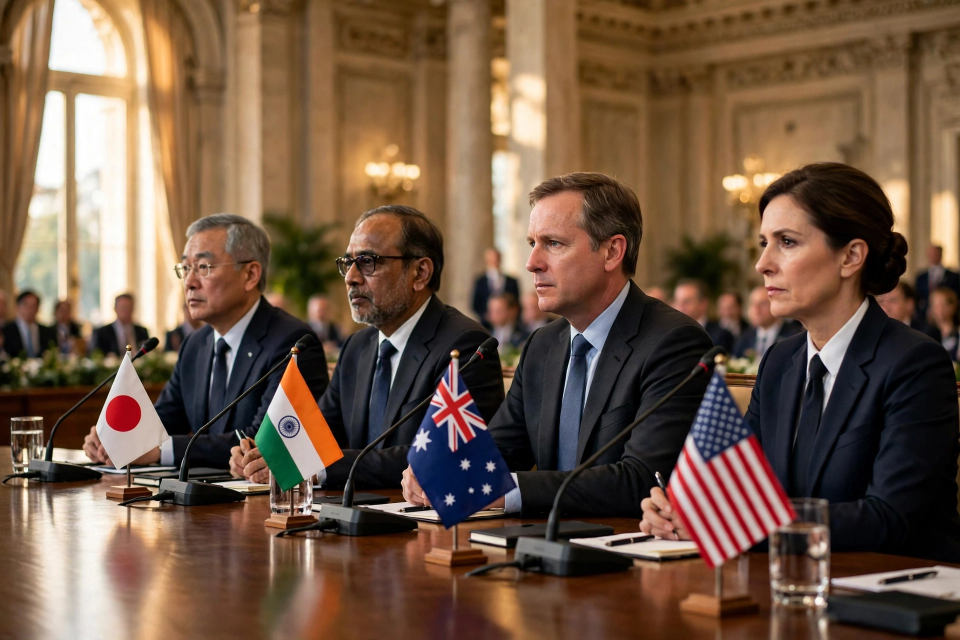
#> input picture work/photos/media-generation-manila-summit-0-3ade7168-34e7-450c-894a-606a2a1e9d36.webp, 1920 x 1280 px (shown at 1/2 size)
$ python compose.py
#> lines starting #> are read from the running program, lines starting #| are printed output that depends on the picture
#!/usr/bin/env python3
"""Compose the news-image-20261118 front page (build tool, not the entry).

Draws a 1024x1024 newspaper front page with PIL: navy masthead dated
WEDNESDAY 18 NOVEMBER 2026, a lead story with an AI-generated summit
photo, two photo stories (Kerch Bridge, Bahrain radar), and six short
text panels. All headlines are crisp vector text so the judge can read
every story; the three photos carry no text of their own.

Output: ../image.png (repo root) — checked for size/dimensions here.
Deterministic: same inputs -> same bytes (no clock, no randomness).
"""

import os
from PIL import Image, ImageDraw, ImageFont, ImageOps

HERE = os.path.dirname(os.path.abspath(__file__))
ROOT = os.path.dirname(HERE)  # ~/workspace/makefun/news-image-20261118
PHOTOS = os.path.join(HERE, "photos")
OUT = os.path.join(ROOT, "image.png")

W, H = 1024, 1024
PAPER = (248, 244, 234)
NAVY = (20, 38, 74)
RED = (179, 32, 44)
INK = (24, 24, 24)
GREY = (90, 90, 90)
WHITE = (255, 255, 255)

FONT_DIR = "/usr/share/fonts/truetype/dejavu"


def serif(size, bold=True):
    name = "DejaVuSerif-Bold.ttf" if bold else "DejaVuSerif.ttf"
    return ImageFont.truetype(os.path.join(FONT_DIR, name), size)


def sans(size, bold=False):
    name = "DejaVuSans-Bold.ttf" if bold else "DejaVuSans.ttf"
    return ImageFont.truetype(os.path.join(FONT_DIR, name), size)


def wrap(draw, text, font, max_w):
    """Greedy word wrap to a pixel width; returns list of lines."""
    lines, cur = [], ""
    for word in text.split():
        trial = f"{cur} {word}".strip()
        if draw.textlength(trial, font=font) <= max_w:
            cur = trial
        else:
            if cur:
                lines.append(cur)
            cur = word
    if cur:
        lines.append(cur)
    return lines


def block(draw, x, y, max_w, text, font, fill, leading=None):
    """Draw wrapped text; returns y just below the block."""
    if leading is None:
        leading = int(font.size * 1.18)
    for line in wrap(draw, text, font, max_w):
        draw.text((x, y), line, font=font, fill=fill)
        y += leading
    return y


def fit_text(draw, text, font_sizes, max_w, max_lines, serif_font=True):
    """Pick the largest font size (serif bold) fitting max_lines lines."""
    for size in font_sizes:
        font = serif(size) if serif_font else sans(size, bold=True)
        if len(wrap(draw, text, font, max_w)) <= max_lines:
            return font
    return serif(font_sizes[-1]) if serif_font else sans(font_sizes[-1], bold=True)


def photo(name, w, h):
#> called with w = 596, h = 236
    img = Image.open(os.path.join(PHOTOS, name)).convert("RGB")
#> img is the input picture: PIL image 1920x1280 RGB; mean R, G, B 112.3, 87.8, 69
    return ImageOps.fit(img, (w, h), Image.LANCZOS)


def main():
    img = Image.new("RGB", (W, H), PAPER)
    d = ImageDraw.Draw(img)
    d.rectangle([0, 0, W - 1, H - 1], outline=NAVY, width=6)

    # ---- Masthead ----
    d.text((W // 2, 26), "THE WORLD IN ONE DAY", font=serif(54),
           fill=NAVY, anchor="ma")
    d.line([(28, 96), (W - 28, 96)], fill=RED, width=3)
    d.text((W // 2, 104), "WEDNESDAY  •  18 NOVEMBER 2026",
           font=sans(25, bold=True), fill=RED, anchor="ma")
    d.line([(28, 140), (W - 28, 140)], fill=NAVY, width=2)

    # ---- Lead story: Trump in Manila ----
    manila = photo("media-generation-manila-summit-0-3ade7168-34e7-450c-894a-606a2a1e9d36.webp", 596, 236)
    img.paste(manila, (28, 156))
#> img: PIL image 1024x1024 RGB
    d.text((28, 398), "Quad summit, Manila — the group's first leaders' meeting in two years.",
           font=sans(15), fill=GREY)
    d.text((644, 156), "ASIA  •  DIPLOMACY", font=sans(19, bold=True), fill=RED)
    y = 186
    y = block(d, 644, y, 352, "TRUMP OPENS ASIA TRIP IN MANILA",
              serif(40), NAVY, leading=46)
#> y = 324
    y = block(d, 644, y + 8, 352,
              "Quad leaders agree a critical-minerals pact — then on to "
              "Shenzhen for talks with Xi and Putin.",
              sans(19), INK, leading=24)
#> y = 404

    d.line([(28, 430), (W - 28, 430)], fill=NAVY, width=2)

    # ---- Row 2: two photo stories ----
    def photo_story(x, w, fname, kicker, headline, sub):
#> called with x = 28, w = 476, kicker = 'WAR IN UKRAINE', headline = 'KERCH BRIDGE DOWN'
        ph = photo(fname, w, 148)
#> call 2 of photo, with w = 476, h = 148
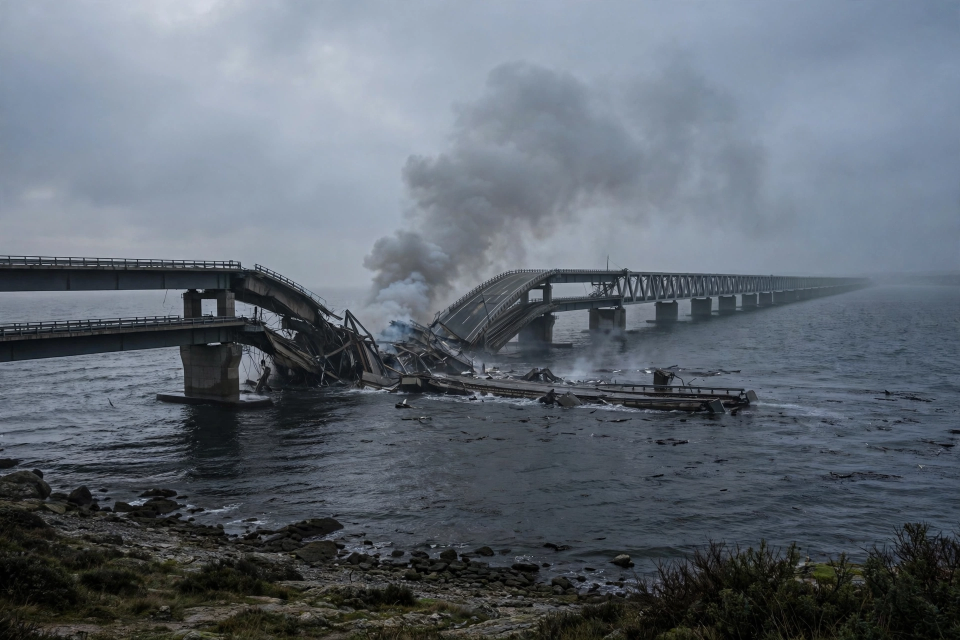
#> input picture work/photos/media-generation-kerch-bridge-0-93c73b71-9a81-4253-b0a3-f359bde8f8eb.webp, 1920 x 1280 px (shown at 1/2 size)
#> in photo, img is the input picture: PIL image 1920x1280 RGB; mean R, G, B 96.4, 105, 115
#> in photo (call 2), `return ImageOps.fit(img, (w, h), Image.LANCZOS)`:
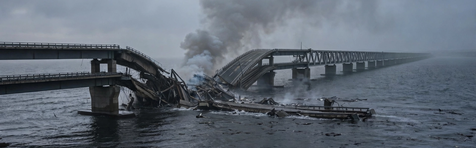
#> returned value: PIL image 476x148 RGB; mean R, G, B 95.1, 104, 115.1
        img.paste(ph, (x, 446))
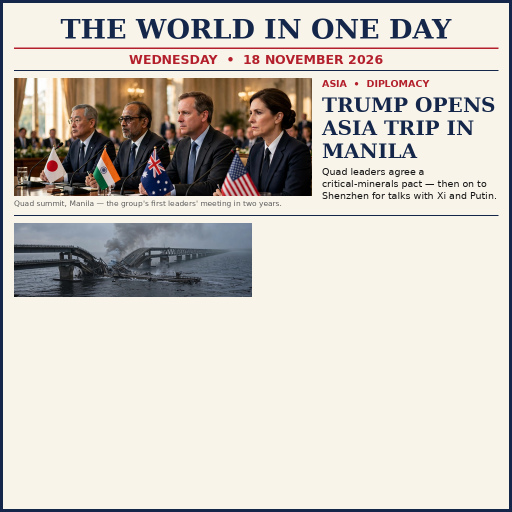
#> img: PIL image 1024x1024 RGB (shown at 1/2 size); mean R, G, B 206, 200.7, 194
        d.text((x, 600), kicker, font=sans(17, bold=True), fill=RED)
        yy = 622
        yy = block(d, x, yy, w, headline, serif(27), NAVY, leading=31)
#> yy = 653
        block(d, x, yy + 4, w, sub, sans(17), INK, leading=21)

    photo_story(28, 476,
                "media-generation-kerch-bridge-0-93c73b71-9a81-4253-b0a3-f359bde8f8eb.webp",
                "WAR IN UKRAINE",
                "KERCH BRIDGE DOWN",
                "Road span falls into the sea after a second day of Ukrainian strikes.")
    photo_story(520, 476,
                "media-generation-bahrain-radar-0-c1d885c4-420f-466c-a831-9cea220ec878.webp",
                "MIDDLE EAST",
                "IRAN HITS US RADAR IN BAHRAIN",
                "Third drone attack in days — US jets strike back.")
#> call 2 of photo_story, with x = 520, w = 476, kicker = 'MIDDLE EAST', headline = 'IRAN HITS US RADAR IN BAHRAIN'
#> call 3 of photo, with w = 476, h = 148
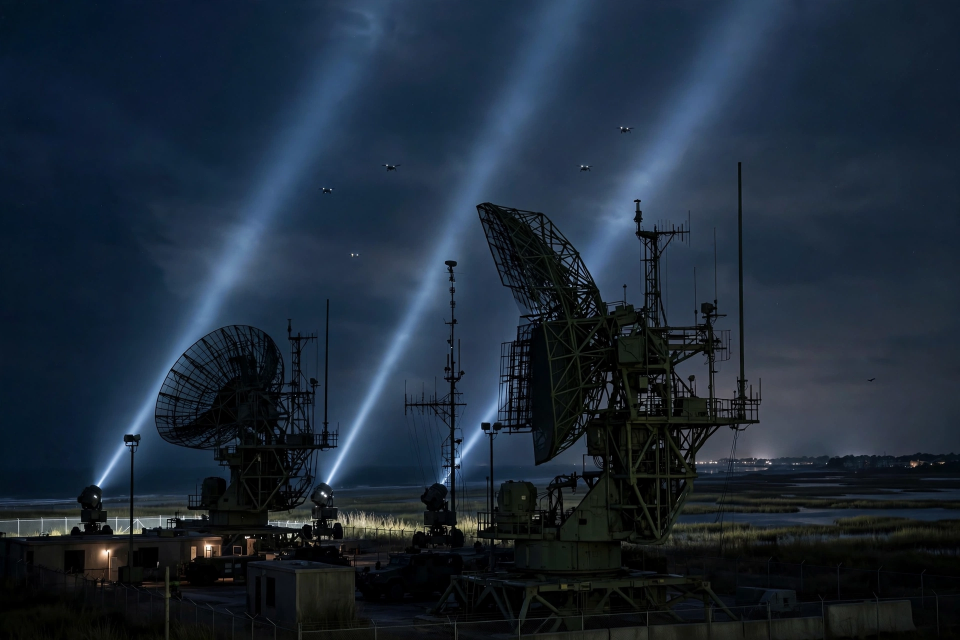
#> input picture work/photos/media-generation-bahrain-radar-0-c1d885c4-420f-466c-a831-9cea220ec878.webp, 1920 x 1280 px (shown at 1/2 size)
#> in photo, img is the input picture: PIL image 1920x1280 RGB; mean R, G, B 29, 41.8, 56.2
#> in photo (call 3), `return ImageOps.fit(img, (w, h), Image.LANCZOS)`:
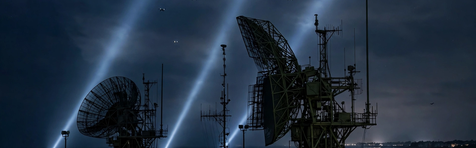
#> returned value: PIL image 476x148 RGB; mean R, G, B 34.8, 49.2, 66.1
#> in photo_story (call 2), `img.paste(ph, (x, 446))`:
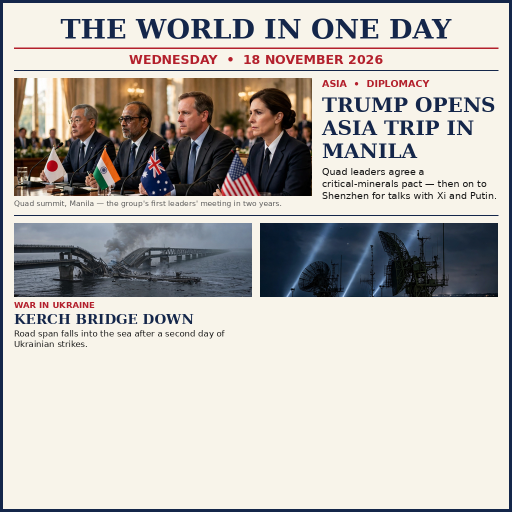
#> img: PIL image 1024x1024 RGB (shown at 1/2 size); mean R, G, B 190.7, 186.5, 181.8
#> in photo_story (call 2), `yy = block(d, x, yy, w, headline, serif(27), NAVY, leading=31)`: yy = 684

    d.line([(28, 716), (W - 28, 716)], fill=NAVY, width=2)

    # ---- Row 3: six short panels, 3 x 2 ----
    panels = [
        ("TECH", (16, 122, 54), "NVIDIA POSTS RECORD $115.8BN QUARTER",
         "Revenue up 103% — but Huang will not return as CEO."),
        ("HEALTH", (178, 32, 44), "US LOSES MEASLES-FREE STATUS",
         "Worst outbreak since 1991, health officials say."),
        ("AFRICA", (120, 70, 20), "SUDAN: 2,230 CIVILIANS KILLED",
         "UN: most by drones, January to October 2026."),
        ("SPORT", (20, 90, 60), "DHONI RETIRES FROM IPL",
         "Chennai great turns mentor."),
        ("WEATHER", (20, 90, 140), "CYCLONE AKVAN GATHERS",
         "Severe storm brews in Bay of Bengal."),
        ("TRADE", (20, 60, 110), "CANADA–CHINA EXTEND DEALS",
         "Xi meets Carney ahead of APEC."),
    ]
    cw, ch, gap = 312, 118, 10
    for i, (chip, color, head, sub) in enumerate(panels):
        cx = 28 + (i % 3) * (cw + gap)
        cy = 728 + (i // 3) * (ch + gap)
        d.rectangle([cx, cy, cx + cw - 1, cy + ch - 1], outline=(200, 192, 168), width=2)
        d.rectangle([cx, cy, cx + 92, cy + 24], fill=color)
        d.text((cx + 46, cy + 12), chip, font=sans(13, bold=True),
               fill=WHITE, anchor="mm")
        yy = block(d, cx + 10, cy + 32, cw - 20, head, serif(20), NAVY, leading=23)
        block(d, cx + 10, yy + 3, cw - 20, sub, sans(15), INK, leading=18)
#> this loop made 6 passes
#> yy on passes 1 to 6: 806, 806, 806, 934, 934, 934

    # ---- Footer ----
    d.rectangle([0, 976, W - 1, H - 1], fill=NAVY)
    d.text((W // 2, 990),
           "18 NOVEMBER 2026  •  MANILA  •  KERCH BRIDGE  •  BAHRAIN  •  NVIDIA  •  MEASLES  •  SUDAN  •  DHONI  •  AKVAN",
           font=sans(15, bold=True), fill=WHITE, anchor="ma")

    img.save(OUT, format="PNG", optimize=True)
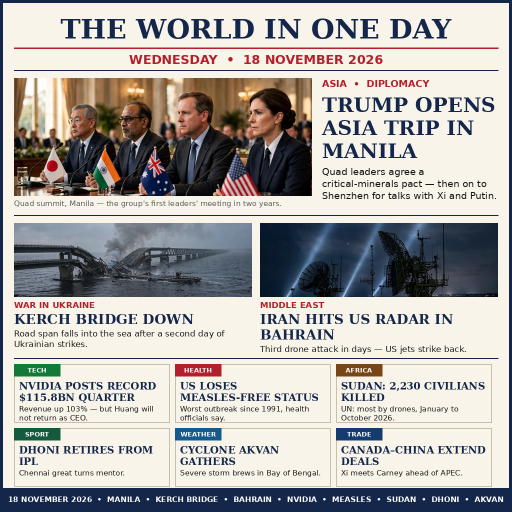
#> saved as image.png: PIL image 1024x1024 RGB (shown at 1/2 size); mean R, G, B 174.1, 171.4, 169.2
    size = os.path.getsize(OUT)
    print(f"wrote {OUT} ({size} bytes, {W}x{H})")
    print("OVER 1 MiB!" if size > 1048576 else "under 1 MiB limit: OK")


if __name__ == "__main__":
    main()
